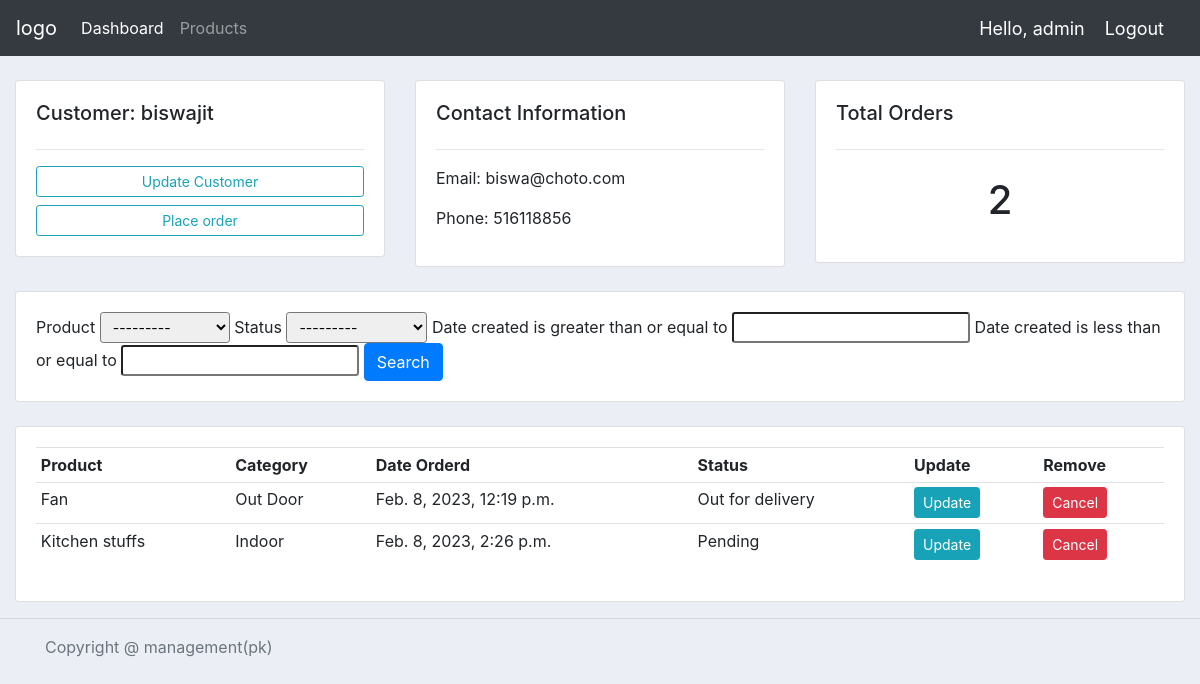
The app's page /customer/1/ (signed in) with its own data.
### accounts/models.py (models this page shows, shortened)
class Customer(models.Model):
	user = models.OneToOneField(User, null=True, blank=True, on_delete=models.CASCADE)
	name = models.CharField(max_length=200, null=True)
	phone = models.CharField(max_length=200, null=True)
	email = models.CharField(max_length=200, null=True)
	profile_pic = models.ImageField(default="namep.png",null=True, blank=True)
	date_created = models.DateTimeField(auto_now_add=True, null=True, blank=True)

class Order(models.Model):
	STATUS = (
			('Pending', 'Pending'),
			('Out for delivery', 'Out for delivery'),
			('Delivered', 'Delivered'),
			)
	customer = models.ForeignKey(Customer, on_delete= models.SET_NULL, null=True)
	product = models.ForeignKey(Product, on_delete= models.SET_NULL, null=True)
	date_created = models.DateTimeField(auto_now_add=True, null=True, blank=True)
	status = models.CharField(max_length=200, null=True, choices=STATUS)

class Product(models.Model):
	CATEGORY = (
			('Indoor', 'Indoor'),
			('Out Door', 'Out Door'),
			)
	name = models.CharField(max_length=200, null=True)
	price = models.FloatField(null=True)
	category = models.CharField(max_length=200, null=True, choices=CATEGORY)
	description = models.TextField()
	date_created = models.DateTimeField(auto_now_add=True, null=True, blank=True)
	def __str__(self):
		return self.name

### accounts/decorators.py (the view)
		def wrapper_func(request, *args, **kwargs):
			group = None
			if request.user.groups.exists():
				group = request.user.groups.all()[0].name
			if group in allowed_roles:
				return view_func(request, *args, **kwargs)
			else:
				return HttpResponse('You are not authorized to view this page')

### accounts/views.py (called while the page is built)
@login_required(login_url='login')
@allowed_users(allowed_roles=['admin'])
def customer(request, pk):
	customer = Customer.objects.get(id=pk)
	orders = customer.order_set.all()
	total_orders = orders.count()
	orderFilter = OrderFilter(request.GET, queryset=orders)
	orders = orderFilter.qs
	context = {'customer':customer, 'orders':orders, 'total_orders':total_orders,
	'filter':orderFilter}
	return render(request, 'accounts/customer.html', context)

### accounts/templates/accounts/customer.html
{%  extends 'accounts/main.html' %}
{% load widget_tweaks %}
{% block content %}
<br>
<div class="row">
	<div class="col-md">
		<div class="card card-body">
			<h5>Customer: {{customer.name}}</h5>
			<hr>
			<a class="btn btn-outline-info  btn-sm btn-block" href="">Update Customer</a>
			<a class="btn btn-outline-info  btn-sm btn-block" href="{% url 'create_order' customer.id %}">Place order</a>
		</div>
	</div>
	<div class="col-md">
		<div class="card card-body">
			<h5>Contact Information</h5>
			<hr>
			<p>Email:  {{customer.email}}</p>
			<p>Phone:  {{customer.phone}}</p>
		</div>
	</div>
	<div class="col-md">
		<div class="card card-body">
			<h5>Total Orders</h5>
			<hr>
			<h1 style="text-align: center;padding: 10px">{{total_orders}}</h1>
		</div>
	</div>
</div>
<br>
<div class="row">
	<div class="col">
		<div class="card card-body">
			<form method="get">
		    {% for field in filter.form %}
		    	{{field.label}}
		    	{{field|add_class:'form-control-sm'}}
		    {% endfor %}
		    <button class="btn btn-primary" type="submit">Search</button>
		  </form>
		</div>
	</div>
</div>
<br>
<div class="row">
	<div class="col-md">
		<div class="card card-body">
			<table class="table table-sm">
				<tr>
					<th>Product</th>
					<th>Category</th>
					<th>Date Orderd</th>
					<th>Status</th>
					<th>Update</th>
					<th>Remove</th>
				</tr>
				{% for order in orders %}
					<tr>
						<td>{{order.product}}</td>
						<td>{{order.product.category}}</td>
						<td>{{order.date_created}}</td>
						<td>{{order.status}}</td>
						<td><a class="btn btn-sm btn-info" href="{% url 'update_order' order.id %}">Update</a></td>
						<td><a class="btn btn-sm btn-danger" href="{% url 'delete_order' order.id %}">Cancel</a></td>
					</tr>
				{% endfor %}
			</table>
		</div>
	</div>
</div>
{% endblock %}

### accounts/templates/accounts/navbar.html (shortened to what this page needs)
{% load static %}
<nav class="navbar navbar-expand-lg navbar-dark bg-dark">
  <a class="navbar-brand" href="{% url 'home' %}">logo</a>
  <div class="collapse navbar-collapse" id="navbarNav">
    <ul class="navbar-nav">
      {% if request.user.is_staff %}
      <li class="nav-item active">
        <a class="nav-link" href="{% url 'home' %}">Dashboard</a>
      </li>
      <li class="nav-item">
        <a class="nav-link" href="{% url 'products' %}">Products</a>
      </li>
      {% else %}
       <li class="nav-item">
        <a class="nav-link" href="{% url 'account' %}">Settings</a>
      </li>
      {% endif %}
    </ul>
  </div>
  <span class="hello-msg">Hello, {{request.user}}</span>
  <span ><a  class="hello-msg" href="{% url 'logout' %}">Logout</a></span>
</nav>

### static/css/main.css (style rules this page uses)
body { background-color: #ebeff5; }

### accounts/templates/accounts/navbar.html (style rules this page uses)
.hello-msg { font-size: 18px; color: #fff; margin-right: 20px; }

### records on screen
Customer: name "biswajit", email "biswa@choto.com", phone "516118856"
Order: product "Fan", product.category "Out Door", date_created "Feb. 8, 2023, 12:19 p.m.", status "Out for delivery"
Order: product "Kitchen stuffs", product.category "Indoor", date_created "Feb. 8, 2023, 2:26 p.m.", status "Pending"

### other values on screen
{{ request.user }} "admin"
{{ total_orders }} "2"
{{ field.label }} "Product" "Status" "Date created is greater than or equal to" "Date created is less than or equal to"
